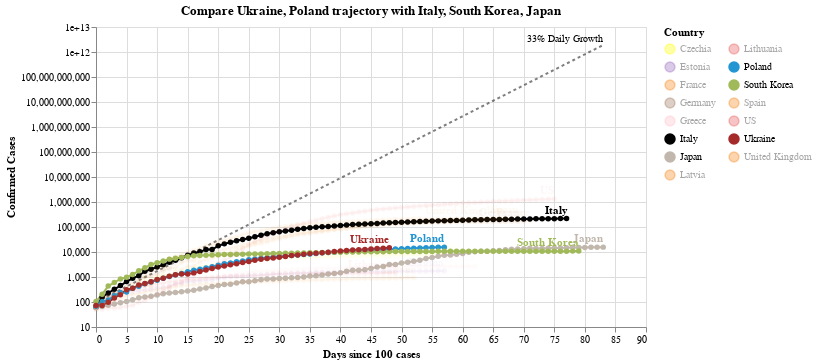

Notebook cell for this chart:
### Code cell
#hide_input
chart2 = make_since_chart(['Ukraine', 'Poland'])
chart2

### Figure 1 — Vega-Lite specification as saved in the notebook (floating-point values rounded to 4 significant figures; data arrays with more than 128 entries replaced by an {"elided": "..."} marker saying what was removed)
{"config": {"view": {"continuousWidth": 400, "continuousHeight": 300}}, "layer": [{"mark": {"type": "line", "color": "black", "opacity": 0.5, "strokeDash": [3, 3]}, "encoding": {"x": {"type": "quantitative", "field": "Days since 100 cases"}, "y": {"type": "quantitative", "field": "Confirmed Cases"}}}, {"mark": {"type": "text", "align": "right", "dy": -6, "fontSize": 10, "text": "33% Daily Growth"}, "encoding": {"x": {"type": "quantitative", "field": "Days since 100 cases"}, "y": {"type": "quantitative", "field": "Confirmed Cases"}}, "transform": [{"filter": "(datum['Days since 100 cases'] >= 83)"}]}, {"data": {"name": "data-9619b962d5193355c297c0c8e73b0d55"}, "mark": {"type": "line", "point": true}, "encoding": {"color": {"type": "nominal", "field": "Country", "legend": {"columns": 2}, "scale": {"domain": ["Czechia", "Estonia", "France", "Germany", "Greece", "Italy", "Japan", "Latvia", "Lithuania", "Poland", "South Korea", "Spain", "US", "Ukraine", "United Kingdom"], "range": ["yellow", "#9467bd", "#F58518", "#9D755D", "pink", "black", "#C1B7AD", "#F58518", "#E45756", "#2495D3", "#A1BA59", "#F58518", "#E45756", "brown", "#F58518"]}}, "opacity": {"condition": {"value": 1, "selection": "selector003"}, "value": 0.05}, "tooltip": [{"type": "nominal", "field": "Country"}, {"type": "temporal", "field": "Date"}, {"type": "quantitative", "field": "Confirmed Cases"}, {"type": "quantitative", "field": "Days since 100 cases"}], "x": {"type": "quantitative", "field": "Days since 100 cases"}, "y": {"type": "quantitative", "field": "Confirmed Cases", "scale": {"type": "log"}}}, "selection": {"selector003": {"type": "multi", "fields": ["Country"], "bind": "legend", "init": [{"Country": "Ukraine"}, {"Country": "Poland"}, {"Country": "Italy"}, {"Country": "South Korea"}, {"Country": "Japan"}]}}, "width": 550}, {"data": {"name": "data-9619b962d5193355c297c0c8e73b0d55"}, "mark": {"type": "text", "align": "right", "dy": -8, "fontWeight": "bold"}, "encoding": {"color": {"type": "nominal", "field": "Country", "legend": {"columns": 2}, "scale": {"domain": ["Czechia", "Estonia", "France", "Germany", "Greece", "Italy", "Japan", "Latvia", "Lithuania", "Poland", "South Korea", "Spain", "US", "Ukraine", "United Kingdom"], "range": ["yellow", "#9467bd", "#F58518", "#9D755D", "pink", "black", "#C1B7AD", "#F58518", "#E45756", "#2495D3", "#A1BA59", "#F58518", "#E45756", "brown", "#F58518"]}}, "opacity": {"condition": {"value": 1, "selection": "selector003"}, "value": 0.05}, "text": {"type": "nominal", "field": "Country"}, "tooltip": [{"type": "nominal", "field": "Country"}, {"type": "temporal", "field": "Date"}, {"type": "quantitative", "field": "Confirmed Cases"}, {"type": "quantitative", "field": "Days since 100 cases"}], "x": {"type": "quantitative", "field": "Days since 100 cases"}, "y": {"type": "quantitative", "field": "Confirmed Cases", "scale": {"type": "log"}}}, "transform": [{"filter": "(datum['Date'] >= 1588982400000)"}], "width": 550}], "data": {"name": "data-dcd91a92b5d4e720f1d5f46032f7bfdc"}, "title": "Compare Ukraine, Poland trajectory with Italy, South Korea, Japan", "$schema": "https://vega.github.io/schema/vega-lite/v4.0.2.json", "datasets": {"data-dcd91a92b5d4e720f1d5f46032f7bfdc": [{"Days since 100 cases": 0, "Confirmed Cases": 100.0}, {"Days since 100 cases": 1, "Confirmed Cases": 133.0}, {"Days since 100 cases": 2, "Confirmed Cases": 176.9}, {"Days since 100 cases": 3, "Confirmed Cases": 235.3}, {"Days since 100 cases": 4, "Confirmed Cases": 312.9}, {"Days since 100 cases": 5, "Confirmed Cases": 416.2}, {"Days since 100 cases": 6, "Confirmed Cases": 553.5}, {"Days since 100 cases": 7, "Confirmed Cases": 736.1}, {"Days since 100 cases": 8, "Confirmed Cases": 979.1}, {"Days since 100 cases": 9, "Confirmed Cases": 1302.0}, {"Days since 100 cases": 10, "Confirmed Cases": 1732.0}, {"Days since 100 cases": 11, "Confirmed Cases": 2303.0}, {"Days since 100 cases": 12, "Confirmed Cases": 3064.0}, {"Days since 100 cases": 13, "Confirmed Cases": 4074.0}, {"Days since 100 cases": 14, "Confirmed Cases": 5419.0}, {"Days since 100 cases": 15, "Confirmed Cases": 7207.0}, {"Days since 100 cases": 16, "Confirmed Cases": 9586.0}, {"Days since 100 cases": 17, "Confirmed Cases": 12750.0}, {"Days since 100 cases": 18, "Confirmed Cases": 16960.0}, {"Days since 100 cases": 19, "Confirmed Cases": 22550.0}, {"Days since 100 cases": 20, "Confirmed Cases": 29990.0}, {"Days since 100 cases": 21, "Confirmed Cases": 39890.0}, {"Days since 100 cases": 22, "Confirmed Cases": 53060.0}, {"Days since 100 cases": 23, "Confirmed Cases": 70560.0}, {"Days since 100 cases": 24, "Confirmed Cases": 93850.0}, {"Days since 100 cases": 25, "Confirmed Cases": 124800.0}, {"Days since 100 cases": 26, "Confirmed Cases": 166000.0}, {"Days since 100 cases": 27, "Confirmed Cases": 220800.0}, {"Days since 100 cases": 28, "Confirmed Cases": 293700.0}, {"Days since 100 cases": 29, "Confirmed Cases": 390600.0}, {"Days since 100 cases": 30, "Confirmed Cases": 519500.0}, {"Days since 100 cases": 31, "Confirmed Cases": 690900.0}, {"Days since 100 cases": 32, "Confirmed Cases": 918900.0}, {"Days since 100 cases": 33, "Confirmed Cases": 1222000.0}, {"Days since 100 cases": 34, "Confirmed Cases": 1625000.0}, {"Days since 100 cases": 35, "Confirmed Cases": 2162000.0}, {"Days since 100 cases": 36, "Confirmed Cases": 2875000.0}, {"Days since 100 cases": 37, "Confirmed Cases": 3824000.0}, {"Days since 100 cases": 38, "Confirmed Cases": 5086000.0}, {"Days since 100 cases": 39, "Confirmed Cases": 6764000.0}, {"Days since 100 cases": 40, "Confirmed Cases": 8996000.0}, {"Days since 100 cases": 41, "Confirmed Cases": 11970000.0}, {"Days since 100 cases": 42, "Confirmed Cases": 15910000.0}, {"Days since 100 cases": 43, "Confirmed Cases": 21170000.0}, {"Days since 100 cases": 44, "Confirmed Cases": 28150000.0}, {"Days since 100 cases": 45, "Confirmed Cases": 37440000.0}, {"Days since 100 cases": 46, "Confirmed Cases": 49790000.0}, {"Days since 100 cases": 47, "Confirmed Cases": 66230000.0}, {"Days since 100 cases": 48, "Confirmed Cases": 88080000.0}, {"Days since 100 cases": 49, "Confirmed Cases": 117100000.0}, {"Days since 100 cases": 50, "Confirmed Cases": 155800000.0}, {"Days since 100 cases": 51, "Confirmed Cases": 207200000.0}, {"Days since 100 cases": 52, "Confirmed Cases": 275600000.0}, {"Days since 100 cases": 53, "Confirmed Cases": 366600000.0}, {"Days since 100 cases": 54, "Confirmed Cases": 487500000.0}, {"Days since 100 cases": 55, "Confirmed Cases": 648400000.0}, {"Days since 100 cases": 56, "Confirmed Cases": 862400000.0}, {"Days since 100 cases": 57, "Confirmed Cases": 1147000000.0}, {"Days since 100 cases": 58, "Confirmed Cases": 1525000000.0}, {"Days since 100 cases": 59, "Confirmed Cases": 2029000000.0}, {"Days since 100 cases": 60, "Confirmed Cases": 2698000000.0}, {"Days since 100 cases": 61, "Confirmed Cases": 3589000000.0}, {"Days since 100 cases": 62, "Confirmed Cases": 4773000000.0}, {"Days since 100 cases": 63, "Confirmed Cases": 6348000000.0}, {"Days since 100 cases": 64, "Confirmed Cases": 8443000000.0}, {"Days since 100 cases": 65, "Confirmed Cases": 11230000000.0}, {"Days since 100 cases": 66, "Confirmed Cases": 14940000000.0}, {"Days since 100 cases": 67, "Confirmed Cases": 19860000000.0}, {"Days since 100 cases": 68, "Confirmed Cases": 26420000000.0}, {"Days since 100 cases": 69, "Confirmed Cases": 35140000000.0}, {"Days since 100 cases": 70, "Confirmed Cases": 46730000000.0}, {"Days since 100 cases": 71, "Confirmed Cases": 62150000000.0}, {"Days since 100 cases": 72, "Confirmed Cases": 82660000000.0}, {"Days since 100 cases": 73, "Confirmed Cases": 109900000000.0}, {"Days since 100 cases": 74, "Confirmed Cases": 146200000000.0}, {"Days since 100 cases": 75, "Confirmed Cases": 194500000000.0}, {"Days since 100 cases": 76, "Confirmed Cases": 258700000000.0}, {"Days since 100 cases": 77, "Confirmed Cases": 344000000000.0}, {"Days since 100 cases": 78, "Confirmed Cases": 457500000000.0}, {"Days since 100 cases": 79, "Confirmed Cases": 608500000000.0}, {"Days since 100 cases": 80, "Confirmed Cases": 809300000000.0}, {"Days since 100 cases": 81, "Confirmed Cases": 1076000000000.0}, {"Days since 100 cases": 82, "Confirmed Cases": 1432000000000.0}, {"Days since 100 cases": 83, "Confirmed Cases": 1904000000000.0}], "data-9619b962d5193355c297c0c8e73b0d55": {"elided": "990 records"}}}
